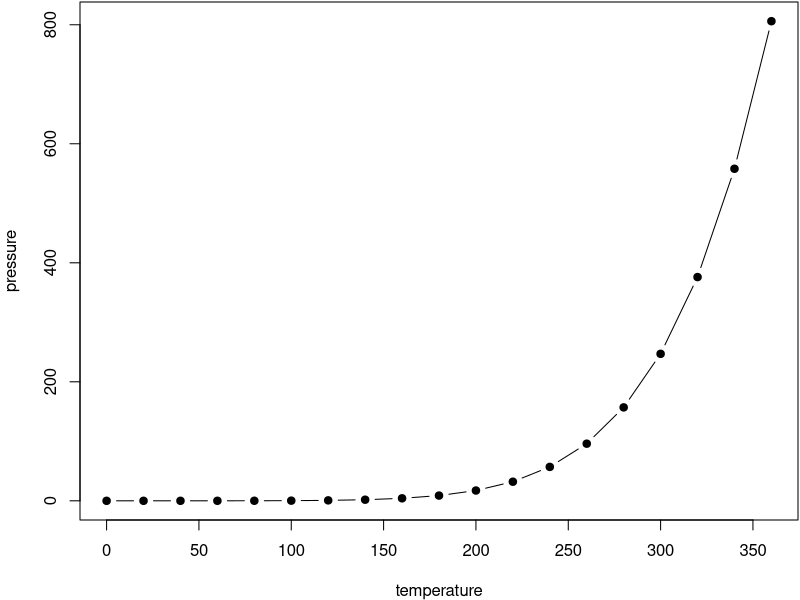
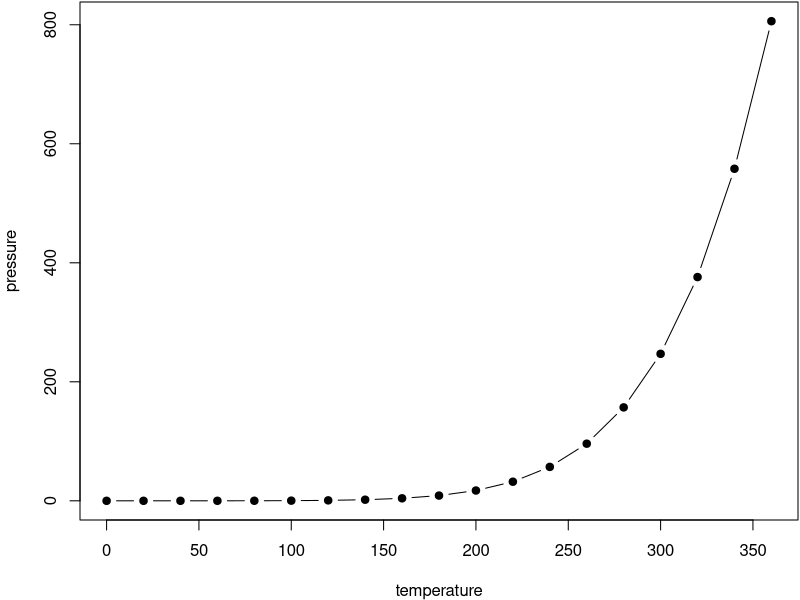
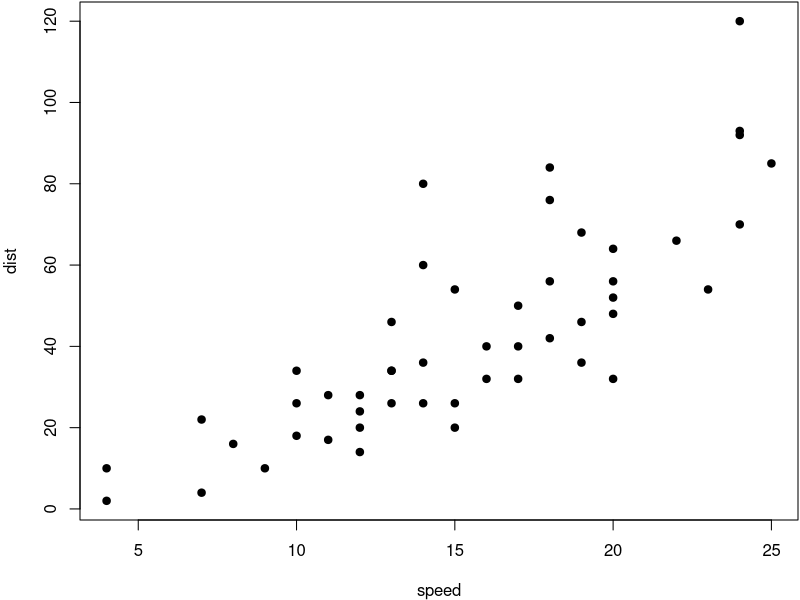

These charts were generated, in order, by the following R code: (Note: this script raises an error after producing the figures.)
## ---- chunk 1
par(mar = c(4, 4, .1, .1))
plot(pressure, pch = 19, type = 'b')
## ---- chunk 2
par(mar = c(4, 4, .1, .1))
plot(pressure, pch = 19, type = 'b')
plot(cars, pch = 19)
## ---- chunk 3
knitr::include_graphics('images/michael.jpg')
## ---- chunk 4
knitr::include_graphics(rep('images/turtle.jpg', 3))
## ---- chunk 5
knitr::kable(
  head(mtcars[, 1:8], 10), booktabs = TRUE,
  caption = 'A table of the first 10 rows of the mtcars data.'
)
## ---- chunk 6
knitr::kable(
  list(
    head(iris[, 1:2], 3),
    head(mtcars[, 1:3], 5)
  ),
  caption = 'A Tale of Two Tables.', booktabs = TRUE
)
## ---- chunk 7
knitr::kable(
  iris[1:55, ], longtable = TRUE, booktabs = TRUE,
  caption = 'A table generated by the longtable package.'
)
